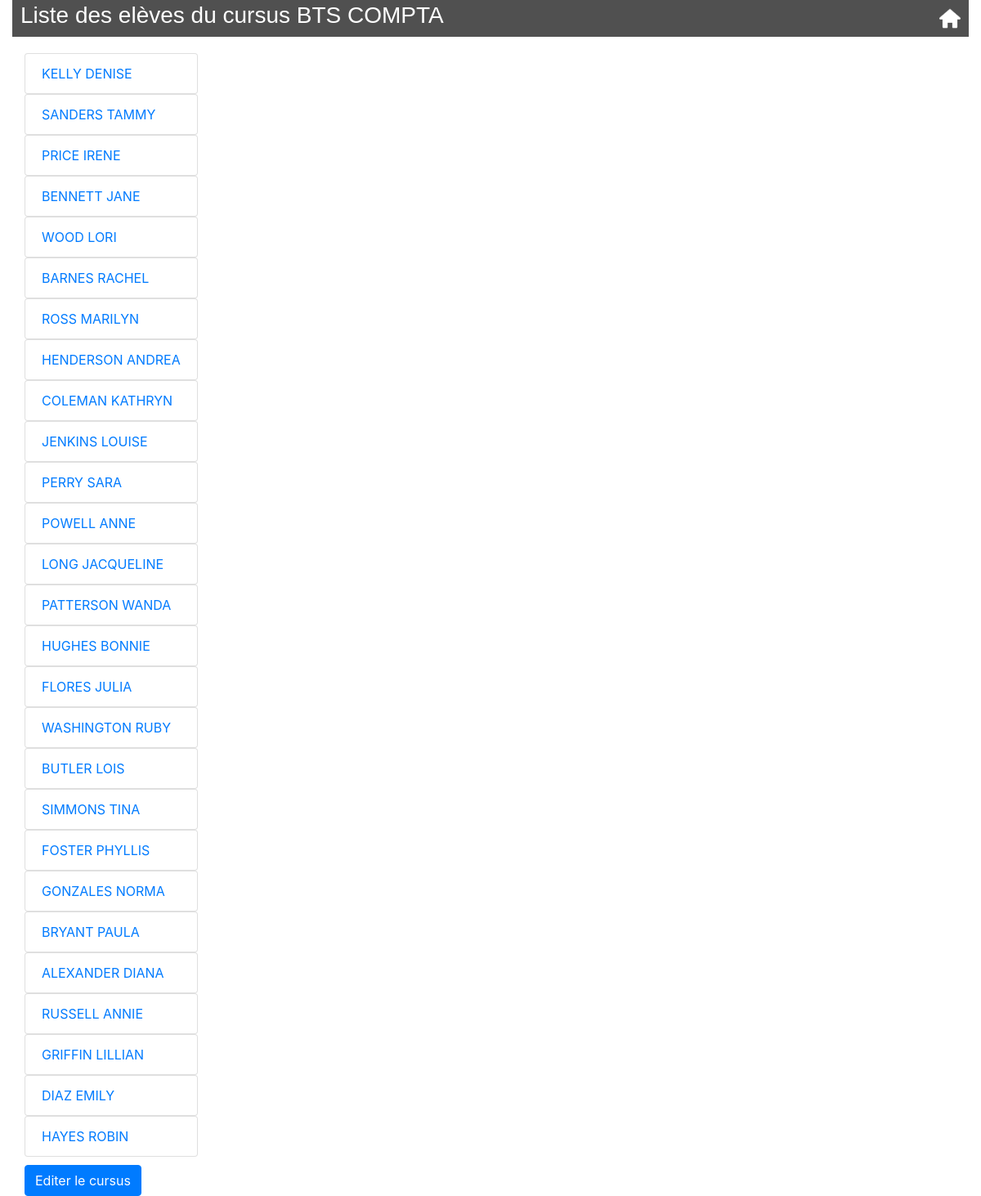
The app's page /lycee/9 with its own data.
### lycee/models.py (models this page shows, shortened)
class Cursus(models.Model):
    name = models.CharField(
        max_length=50,
        blank=False,
        null=True,
        default='aucun'
    )
    year_from_bac = models.SmallIntegerField(
        help_text="year since le bac",
        verbose_name="year",
        blank=False,
        null=True,
        default=0
    )
    scholar_year = models.CharField(
        max_length=9,
        blank=False,
        null=True,
        default='0000-00001'
    )

class Student(models.Model):
    first_name = models.CharField(
        max_length=50,
        blank=False,
        null=False
    )
    birth_date = models.DateField(
        verbose_name='date of birth',
        blank=False,
        null=False
    )
    last_name = models.CharField(
        verbose_name="lastname",
        help_text="last name of the student",
        blank=False,  # pas de champ vide
        null=False,  # pas de champ null (a conjuguer avec default
        default="???",
        max_length=255,  # taille maximale du champ
    )
    phone = models.CharField(
        verbose_name="phonenumber",
        help_text="phone number of the student",
        blank=False,  # pas de champ vide
        null=False,  # pas de champ null (a conjuguer avec default
        default="0999999999",
        max_length=10,  # taille maximale du champ
    )
    email = models.EmailField(
        verbose_name="email",
        help_text="phone number of the student",
        blank=False,  # pas de champ vide
        null=False,  # pas de champ null (a conjuguer avec default
        default="x@y.z",
        max_length=255,  # taille maximale du champ
    )
    comments = models.CharField(
        verbose_name="comments",
        help_text="some comments about the student",
        blank=True,
        null=False,  # pas de champ null (a conjuguer avec default
        default="",
        max_length=255,  # taille maximale du champ
    )
    cursus = models.ForeignKey(
        Cursus,
        on_delete=models.CASCADE,  # necessaire selon la version de Django
        null=True
    )

### lycee/views.py (the view)
# urls.py: url(r'^(?P<idC>[0-9]+)$', views.detail, name='detail'),
def detail(request, idC):
    result_list = Student.objects.filter(cursus_id = idC)
    cursus = Cursus.objects.get(id=idC)
    context = {'liste': result_list, 'cursusName': cursus.name, 'cursusID': cursus.pk}
    return render(request, 'lycee/cursus/list-onCursus.html', context)

### lycee/templates/lycee/cursus/list-onCursus.html
{% extends "master.html" %}
{% load static %}
{% if liste%}
  {% block title %}
    <h3>Liste des elèves du cursus {{cursusName}}</h3>
  {% endblock %}
  {% block content %}
    <ul class="list-group">
    {% for student in liste %}
      <a href="/lycee/student/{{student.id}}"><li class="list-group-item">{{student.last_name}} {{student.first_name}}</li></a>
    {% endfor %}
    </ul>
  <a href="cursus/update/{{cursusID}}"><button type="button" class="btn btn-primary">Editer le cursus</button></a>
  {% endblock %}
{% else %}
  <p> No cursus to show .</p>
{% endif %}

### lycee/static/lycee/style.css (style rules this page uses)
.list-group { padding-top: 10px; width: fit-content; padding-bottom: 10px; }

### records on screen
Cursus: name "BTS COMPTA"
Student: last_name "KELLY", first_name "DENISE"
Student: last_name "SANDERS", first_name "TAMMY"
Student: last_name "PRICE", first_name "IRENE"
Student: last_name "BENNETT", first_name "JANE"
Student: last_name "WOOD", first_name "LORI"
Student: last_name "BARNES", first_name "RACHEL"
Student: last_name "ROSS", first_name "MARILYN"
Student: last_name "HENDERSON", first_name "ANDREA"
Student: last_name "COLEMAN", first_name "KATHRYN"
Student: last_name "JENKINS", first_name "LOUISE"
Student: last_name "PERRY", first_name "SARA"
Student: last_name "POWELL", first_name "ANNE"
Student: last_name "LONG", first_name "JACQUELINE"
Student: last_name "PATTERSON", first_name "WANDA"
Student: last_name "HUGHES", first_name "BONNIE"
Student: last_name "FLORES", first_name "JULIA"
Student: last_name "WASHINGTON", first_name "RUBY"
Student: last_name "BUTLER", first_name "LOIS"
Student: last_name "SIMMONS", first_name "TINA"
Student: last_name "FOSTER", first_name "PHYLLIS"
Student: last_name "GONZALES", first_name "NORMA"
Student: last_name "BRYANT", first_name "PAULA"
Student: last_name "ALEXANDER", first_name "DIANA"
Student: last_name "RUSSELL", first_name "ANNIE"
Student: last_name "GRIFFIN", first_name "LILLIAN"
Student: last_name "DIAZ", first_name "EMILY"
Student: last_name "HAYES", first_name "ROBIN"
